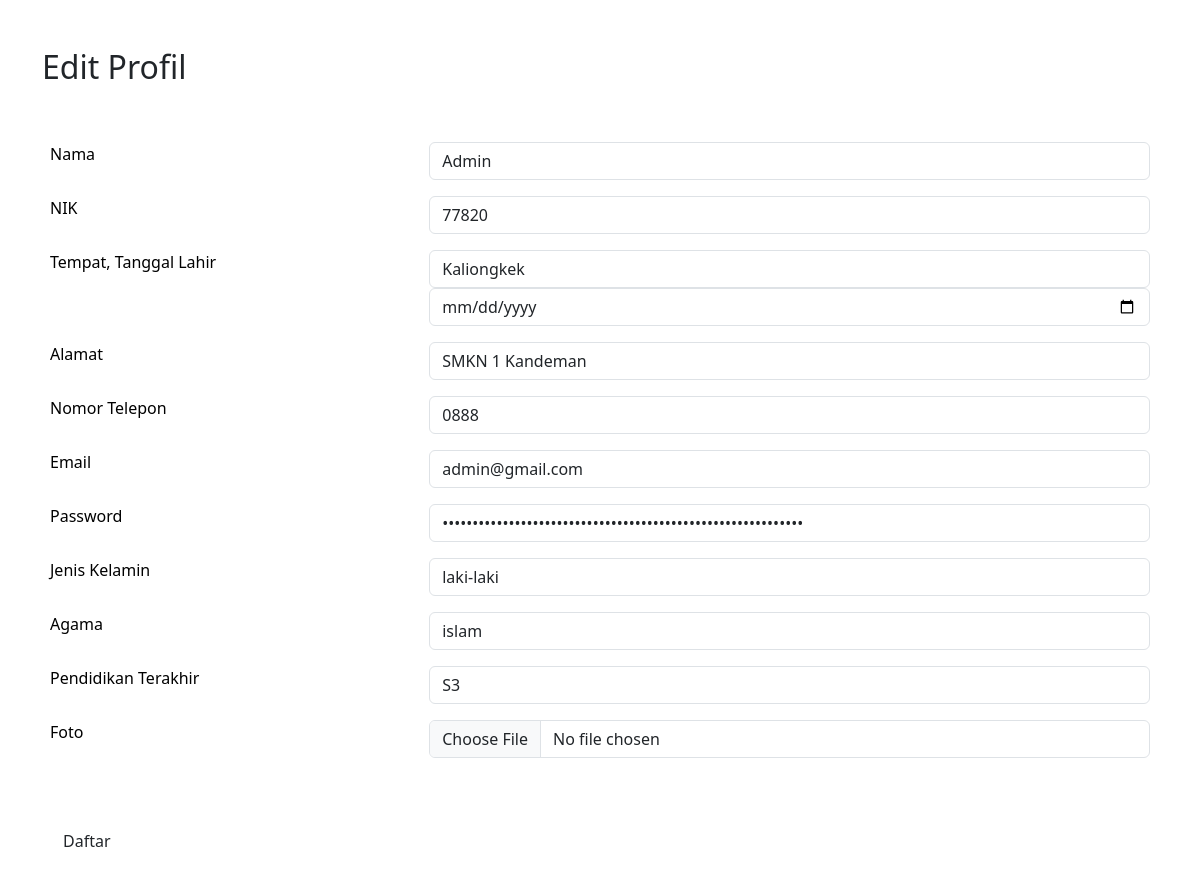
The page /edit-profil.php?user_id=1 on the database its author committed.
### tables this page shows
CREATE TABLE `users` (
  `id` int(11) NOT NULL,
  `nik` varchar(50) DEFAULT NULL,
  `nama` varchar(100) NOT NULL,
  `alamat` varchar(200) DEFAULT NULL,
  `no_hp` varchar(15) DEFAULT NULL,
  `jenis_kelamin` enum('laki-laki','perempuan') DEFAULT NULL,
  `agama` enum('islam','katolik','kristen','hindu','budha','konghuchu') DEFAULT NULL,
  `tempat_lahir` varchar(100) DEFAULT NULL,
  `tanggal_lahir` datetime DEFAULT NULL,
  `email` varchar(100) NOT NULL,
  `pendidikan_terakhir` varchar(100) DEFAULT NULL,
  `password` varchar(200) DEFAULT NULL,
  `foto` varchar(100) DEFAULT NULL,
  `status_pernikahan` enum('sudah menikah','belum menikah') DEFAULT NULL,
  `role` enum('pelamar','admin') DEFAULT NULL
);

### edit-profil.php (the view, shortened to what this page needs)
<!DOCTYPE html>
<html lang="en">
<head>
    <link href="https://cdn.jsdelivr.net/npm/bootstrap@5.3.2/dist/css/bootstrap.min.css" rel="stylesheet">
    <link rel="stylesheet" href="https://cdn.jsdelivr.net/npm/bootstrap-icons@1.10.5/font/bootstrap-icons.css">
</head>
<body>
    <?php
        include 'connector.php';
        $userId = $_GET['user_id'];
        $queryGetUserById = "SELECT * FROM users WHERE id=$userId";
        $resultGetUserById = mysqli_query($conn, $queryGetUserById);
    ?>
    <div class="container">
        <h2 class="mt-5">Edit Profil</h2>
        <form action="" method="post" enctype="multipart/form-data">
            <?php
                while($data = mysqli_fetch_assoc($resultGetUserById)){
            ?>
                <table class="table table-borderless mt-5">
                    <tr>
                        <td><label for="" class="form-label">Nama</label></td>
                        <td><input type="text" name="name" id="" class="form-control" value="<?php echo $data['nama'];?>"></td>
                    </tr>
                    <tr>
                        <td><label for="" class="form-label">NIK</label></td>
                        <td><input type="text" name="nik" id="" class="form-control" value="<?php echo $data['nik'];?>"></td>
                    </tr>
                    <tr>
                        <td><label for="" class="form-label">Tempat, Tanggal Lahir</label></td>
                        <td>
                            <input type="text" name="tempat_lahir" id="" class="form-control w-5" value="<?php echo $data['tempat_lahir'];?>">
                            <input type="date" name="tanggal_lahir" id="" class="form-control">
                        </td>
                    </tr>
                    <tr>
                        <td><label for="" class="form-label">Alamat</label></td>
                        <td><input type="text" name="alamat" id="" class="form-control" value="<?php echo $data['alamat'];?>"></td>
                    </tr>
                    <tr>
                        <td><label for="" class="form-label">Nomor Telepon</label></td>
                        <td><input type="text" name="no_hp" id="" class="form-control" value="<?php echo $data['no_hp'];?>"></td>
                    </tr>
                    <tr>
                        <td><label for="" class="form-label">Email</label></td>
                        <td><input type="email" name="email" id="" class="form-control" value="<?php echo $data['email'];?>"></td>
                    </tr>
                    <tr>
                        <td><label for="" class="form-label">Password</label></td>
                        <td><input type="password" name="pw" id="" class="form-control" value="<?php echo $data['password'];?>"></td>
                    </tr>
                    <tr>
                        <td><label for="" class="form-label">Jenis Kelamin</label></td>
                        <td><input type="text" name="name" id="" class="form-control" value="<?php echo $data['jenis_kelamin'];?>"></td>
                    </tr>
                    <tr>
                        <td><label for="" class="form-label">Agama</label></td>
                        <td><input type="text" name="name" id="" class="form-control" value="<?php echo $data['agama'];?>"></td>
                    </tr>
                    <tr>
                        <td><label for="" class="form-label">Pendidikan Terakhir</label></td>
                        <td><input type="text" name="name" id="" class="form-control" value="<?php echo $data['pendidikan_terakhir'];?>"></td>
                    </tr>
                    <tr>
                        <td><label for="" class="form-label">Foto</label></td>
                        <td><input type="file" name="img" id="" class="form-control" value="<?php echo $data['foto'];?>"></td>
                    </tr>
                    <tr>
                        <td colspan="2"><input type="submit" value="Daftar" name="submit" class="btn btn-submit rounded mt-5"></td>
                    </tr>
                </table>
            <?php } ?>
        </form>
    </div>
</body>
</html>

### rows shown on the page
users: name "Admin", nik "77820", tempat_lahir "Kaliongkek", alamat "SMKN 1 Kandeman", no_hp "0888", email "admin@gmail.com", name "laki-laki", name "islam", name "S3"
